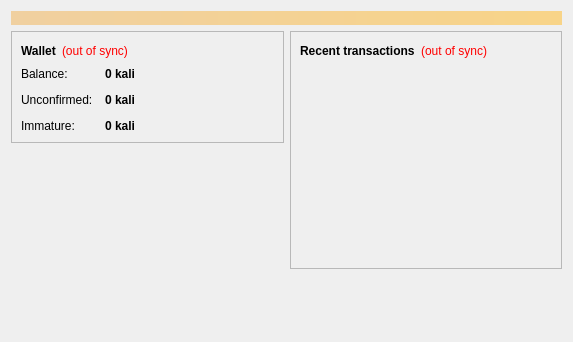
<?xml version="1.0" encoding="UTF-8"?>
<ui version="4.0">
 <class>OverviewPage</class>
 <widget class="QWidget" name="OverviewPage">
  <property name="geometry">
   <rect>
    <x>0</x>
    <y>0</y>
    <width>573</width>
    <height>342</height>
   </rect>
  </property>
  <property name="windowTitle">
   <string>Form</string>
  </property>
  <layout class="QVBoxLayout" name="topLayout">
   <item>
    <widget class="QLabel" name="labelAlerts">
     <property name="visible">
      <bool>false</bool>
     </property>
     <property name="styleSheet">
      <string notr="true">background-color: qlineargradient(x1: 0, y1: 0, x2: 1, y2: 0, stop:0 #F0D0A0, stop:1 #F8D488); color:#000000;</string>
     </property>
     <property name="wordWrap">
      <bool>true</bool>
     </property>
     <property name="margin">
      <number>3</number>
     </property>
    </widget>
   </item>
   <item>
    <layout class="QHBoxLayout" name="horizontalLayout" stretch="1,1">
     <item>
      <layout class="QVBoxLayout" name="verticalLayout_2">
       <item>
        <widget class="QFrame" name="frame">
         <property name="frameShape">
          <enum>QFrame::StyledPanel</enum>
         </property>
         <property name="frameShadow">
          <enum>QFrame::Raised</enum>
         </property>
         <layout class="QVBoxLayout" name="verticalLayout_4">
          <item>
           <layout class="QHBoxLayout" name="horizontalLayout_4">
            <item>
             <widget class="QLabel" name="label_5">
              <property name="font">
               <font>
                <weight>75</weight>
                <bold>true</bold>
               </font>
              </property>
              <property name="text">
               <string>Wallet</string>
              </property>
             </widget>
            </item>
            <item>
             <widget class="QLabel" name="labelWalletStatus">
              <property name="toolTip">
               <string>The displayed information may be out of date. Your wallet automatically synchronizes with the kali network after a connection is established, but this process has not completed yet.</string>
              </property>
              <property name="styleSheet">
               <string notr="true">QLabel { color: red; }</string>
              </property>
              <property name="text">
               <string notr="true">(out of sync)</string>
              </property>
              <property name="alignment">
               <set>Qt::AlignLeading|Qt::AlignLeft|Qt::AlignVCenter</set>
              </property>
             </widget>
            </item>
            <item>
             <spacer name="horizontalSpacer_2">
              <property name="orientation">
               <enum>Qt::Horizontal</enum>
              </property>
              <property name="sizeHint" stdset="0">
               <size>
                <width>40</width>
                <height>20</height>
               </size>
              </property>
             </spacer>
            </item>
           </layout>
          </item>
          <item>
           <layout class="QFormLayout" name="formLayout_2">
            <property name="fieldGrowthPolicy">
             <enum>QFormLayout::AllNonFixedFieldsGrow</enum>
            </property>
            <property name="horizontalSpacing">
             <number>12</number>
            </property>
            <property name="verticalSpacing">
             <number>12</number>
            </property>
            <item row="0" column="0">
             <widget class="QLabel" name="label">
              <property name="text">
               <string>Balance:</string>
              </property>
             </widget>
            </item>
            <item row="0" column="1">
             <widget class="QLabel" name="labelBalance">
              <property name="font">
               <font>
                <weight>75</weight>
                <bold>true</bold>
               </font>
              </property>
              <property name="cursor">
               <cursorShape>IBeamCursor</cursorShape>
              </property>
              <property name="toolTip">
               <string>Your current balance</string>
              </property>
              <property name="text">
               <string notr="true">0 kali</string>
              </property>
              <property name="textInteractionFlags">
               <set>Qt::LinksAccessibleByMouse|Qt::TextSelectableByKeyboard|Qt::TextSelectableByMouse</set>
              </property>
             </widget>
            </item>
            <item row="1" column="0">
             <widget class="QLabel" name="label_3">
              <property name="text">
               <string>Unconfirmed:</string>
              </property>
             </widget>
            </item>
            <item row="1" column="1">
             <widget class="QLabel" name="labelUnconfirmed">
              <property name="font">
               <font>
                <weight>75</weight>
                <bold>true</bold>
               </font>
              </property>
              <property name="cursor">
               <cursorShape>IBeamCursor</cursorShape>
              </property>
              <property name="toolTip">
               <string>Total of transactions that have yet to be confirmed, and do not yet count toward the current balance</string>
              </property>
              <property name="text">
               <string notr="true">0 kali</string>
              </property>
              <property name="textInteractionFlags">
               <set>Qt::LinksAccessibleByMouse|Qt::TextSelectableByKeyboard|Qt::TextSelectableByMouse</set>
              </property>
             </widget>
            </item>
            <item row="2" column="0">
             <widget class="QLabel" name="labelImmatureText">
              <property name="text">
               <string>Immature:</string>
              </property>
             </widget>
            </item>
            <item row="2" column="1">
             <widget class="QLabel" name="labelImmature">
              <property name="font">
               <font>
                <weight>75</weight>
                <bold>true</bold>
               </font>
              </property>
              <property name="toolTip">
               <string>Mined balance that has not yet matured</string>
              </property>
              <property name="text">
               <string notr="true">0 kali</string>
              </property>
              <property name="textInteractionFlags">
               <set>Qt::LinksAccessibleByMouse|Qt::TextSelectableByKeyboard|Qt::TextSelectableByMouse</set>
              </property>
             </widget>
            </item>
           </layout>
          </item>
         </layout>
        </widget>
       </item>
       <item>
        <spacer name="verticalSpacer">
         <property name="orientation">
          <enum>Qt::Vertical</enum>
         </property>
         <property name="sizeHint" stdset="0">
          <size>
           <width>20</width>
           <height>40</height>
          </size>
         </property>
        </spacer>
       </item>
      </layout>
     </item>
     <item>
      <layout class="QVBoxLayout" name="verticalLayout_3">
       <item>
        <widget class="QFrame" name="frame_2">
         <property name="frameShape">
          <enum>QFrame::StyledPanel</enum>
         </property>
         <property name="frameShadow">
          <enum>QFrame::Raised</enum>
         </property>
         <layout class="QVBoxLayout" name="verticalLayout">
          <item>
           <layout class="QHBoxLayout" name="horizontalLayout_2">
            <item>
             <widget class="QLabel" name="label_4">
              <property name="text">
               <string>&lt;b&gt;Recent transactions&lt;/b&gt;</string>
              </property>
             </widget>
            </item>
            <item>
             <widget class="QLabel" name="labelTransactionsStatus">
              <property name="toolTip">
               <string>The displayed information may be out of date. Your wallet automatically synchronizes with the kali network after a connection is established, but this process has not completed yet.</string>
              </property>
              <property name="styleSheet">
               <string notr="true">QLabel { color: red; }</string>
              </property>
              <property name="text">
               <string notr="true">(out of sync)</string>
              </property>
              <property name="alignment">
               <set>Qt::AlignRight|Qt::AlignTrailing|Qt::AlignVCenter</set>
              </property>
             </widget>
            </item>
            <item>
             <spacer name="horizontalSpacer">
              <property name="orientation">
               <enum>Qt::Horizontal</enum>
              </property>
              <property name="sizeHint" stdset="0">
               <size>
                <width>40</width>
                <height>20</height>
               </size>
              </property>
             </spacer>
            </item>
           </layout>
          </item>
          <item>
           <widget class="QListView" name="listTransactions">
            <property name="styleSheet">
             <string notr="true">QListView { background: transparent; }</string>
            </property>
            <property name="frameShape">
             <enum>QFrame::NoFrame</enum>
            </property>
            <property name="verticalScrollBarPolicy">
             <enum>Qt::ScrollBarAlwaysOff</enum>
            </property>
            <property name="horizontalScrollBarPolicy">
             <enum>Qt::ScrollBarAlwaysOff</enum>
            </property>
            <property name="selectionMode">
             <enum>QAbstractItemView::NoSelection</enum>
            </property>
           </widget>
          </item>
         </layout>
        </widget>
       </item>
       <item>
        <spacer name="verticalSpacer_2">
         <property name="orientation">
          <enum>Qt::Vertical</enum>
         </property>
         <property name="sizeHint" stdset="0">
          <size>
           <width>20</width>
           <height>40</height>
          </size>
         </property>
        </spacer>
       </item>
      </layout>
     </item>
    </layout>
   </item>
  </layout>
 </widget>
 <resources/>
 <connections/>
</ui>
